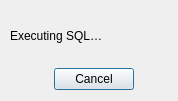
<?xml version="1.0" encoding="UTF-8"?>
<ui version="4.0">
 <class>DlgCancelTaskQuery</class>
 <widget class="QDialog" name="DlgCancelTaskQuery">
  <property name="geometry">
   <rect>
    <x>0</x>
    <y>0</y>
    <width>178</width>
    <height>101</height>
   </rect>
  </property>
  <property name="windowTitle">
   <string notr="true">Dialog</string>
  </property>
  <widget class="QWidget" name="verticalLayoutWidget">
   <property name="geometry">
    <rect>
     <x>10</x>
     <y>10</y>
     <width>168</width>
     <height>80</height>
    </rect>
   </property>
   <layout class="QVBoxLayout" name="verticalLayout">
    <item>
     <layout class="QHBoxLayout" name="horizontalLayout">
      <item>
       <widget class="QLabel" name="mLabel">
        <property name="text">
         <string>Executing SQL…</string>
        </property>
       </widget>
      </item>
      <item>
       <widget class="QLabel" name="mMovie">
        <property name="text">
         <string/>
        </property>
       </widget>
      </item>
     </layout>
    </item>
    <item>
     <layout class="QHBoxLayout" name="horizontalLayout_2">
      <item>
       <spacer name="horizontalSpacer">
        <property name="orientation">
         <enum>Qt::Horizontal</enum>
        </property>
        <property name="sizeHint" stdset="0">
         <size>
          <width>40</width>
          <height>20</height>
         </size>
        </property>
       </spacer>
      </item>
      <item>
       <widget class="QPushButton" name="mCancelButton">
        <property name="text">
         <string>Cancel</string>
        </property>
       </widget>
      </item>
      <item>
       <spacer name="horizontalSpacer_2">
        <property name="orientation">
         <enum>Qt::Horizontal</enum>
        </property>
        <property name="sizeHint" stdset="0">
         <size>
          <width>40</width>
          <height>20</height>
         </size>
        </property>
       </spacer>
      </item>
     </layout>
    </item>
   </layout>
  </widget>
 </widget>
 <resources/>
 <connections/>
</ui>
